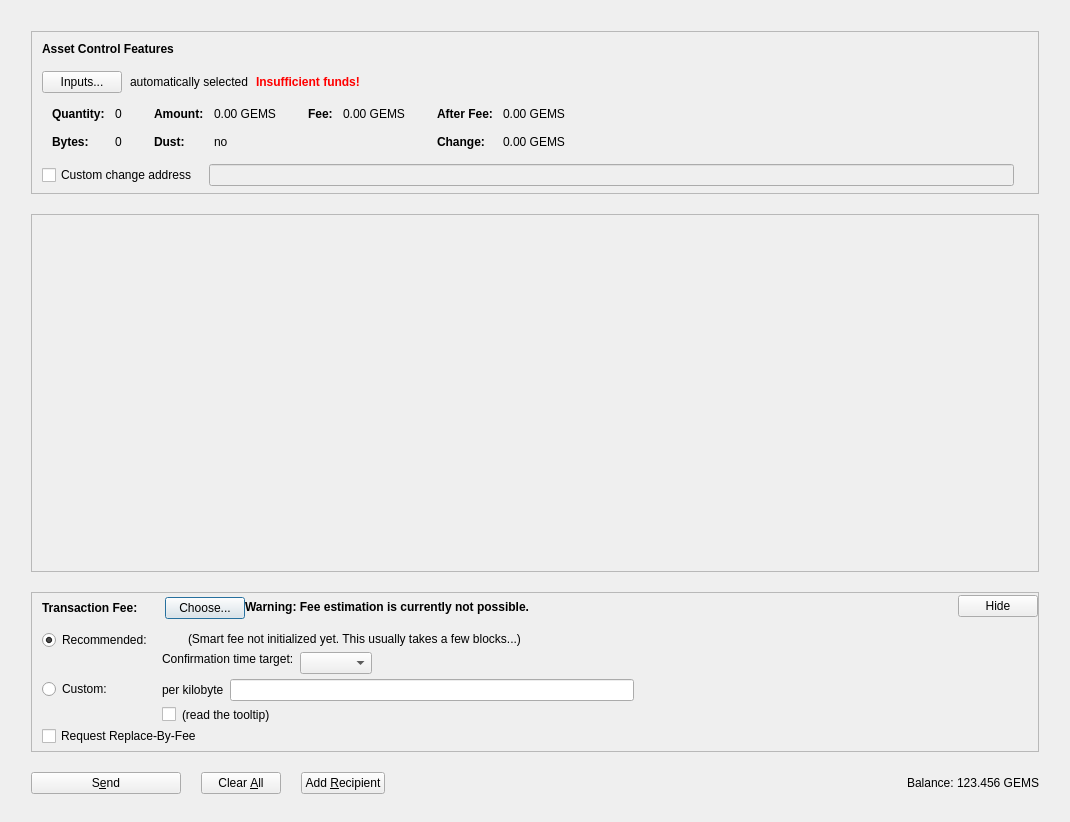
<?xml version="1.0" encoding="UTF-8"?>
<ui version="4.0">
 <class>AssetsDialog</class>
 <widget class="QDialog" name="AssetsDialog">
  <property name="geometry">
   <rect>
    <x>0</x>
    <y>0</y>
    <width>1070</width>
    <height>822</height>
   </rect>
  </property>
  <property name="windowTitle">
   <string>Send Coins</string>
  </property>
  <layout class="QVBoxLayout" name="verticalLayout" stretch="0">
   <property name="bottomMargin">
    <number>8</number>
   </property>
   <item>
    <layout class="QVBoxLayout" name="verticalLayout_3">
     <property name="spacing">
      <number>20</number>
     </property>
     <property name="leftMargin">
      <number>20</number>
     </property>
     <property name="topMargin">
      <number>20</number>
     </property>
     <property name="rightMargin">
      <number>20</number>
     </property>
     <property name="bottomMargin">
      <number>20</number>
     </property>
     <item>
      <widget class="QFrame" name="frameAssetControl">
       <property name="sizePolicy">
        <sizepolicy hsizetype="Expanding" vsizetype="Fixed">
         <horstretch>0</horstretch>
         <verstretch>0</verstretch>
        </sizepolicy>
       </property>
       <property name="maximumSize">
        <size>
         <width>16777215</width>
         <height>16777215</height>
        </size>
       </property>
       <property name="frameShape">
        <enum>QFrame::StyledPanel</enum>
       </property>
       <property name="frameShadow">
        <enum>QFrame::Sunken</enum>
       </property>
       <layout class="QVBoxLayout" name="verticalLayoutAssetControl2">
        <property name="spacing">
         <number>0</number>
        </property>
        <property name="leftMargin">
         <number>0</number>
        </property>
        <property name="topMargin">
         <number>0</number>
        </property>
        <property name="rightMargin">
         <number>0</number>
        </property>
        <property name="bottomMargin">
         <number>6</number>
        </property>
        <item>
         <layout class="QVBoxLayout" name="verticalLayoutAssetControl" stretch="0,0,0,0,1">
          <property name="spacing">
           <number>0</number>
          </property>
          <property name="leftMargin">
           <number>10</number>
          </property>
          <property name="topMargin">
           <number>10</number>
          </property>
          <item>
           <layout class="QHBoxLayout" name="horizontalLayoutAssetControl1">
            <property name="bottomMargin">
             <number>15</number>
            </property>
            <item>
             <widget class="QLabel" name="labelAssetControlFeatures">
              <property name="sizePolicy">
               <sizepolicy hsizetype="Preferred" vsizetype="Maximum">
                <horstretch>0</horstretch>
                <verstretch>0</verstretch>
               </sizepolicy>
              </property>
              <property name="font">
               <font>
                <weight>75</weight>
                <bold>true</bold>
               </font>
              </property>
              <property name="styleSheet">
               <string notr="true">font-weight:bold;</string>
              </property>
              <property name="text">
               <string>Asset Control Features</string>
              </property>
             </widget>
            </item>
           </layout>
          </item>
          <item>
           <layout class="QHBoxLayout" name="horizontalLayoutAssetControl2" stretch="0,0,0,0">
            <property name="spacing">
             <number>8</number>
            </property>
            <property name="bottomMargin">
             <number>10</number>
            </property>
            <item>
             <widget class="QPushButton" name="pushButtonAssetControl">
              <property name="styleSheet">
               <string notr="true"/>
              </property>
              <property name="text">
               <string>Inputs...</string>
              </property>
              <property name="autoDefault">
               <bool>false</bool>
              </property>
             </widget>
            </item>
            <item>
             <widget class="QLabel" name="labelAssetControlAutomaticallySelected">
              <property name="text">
               <string>automatically selected</string>
              </property>
              <property name="margin">
               <number>5</number>
              </property>
             </widget>
            </item>
            <item>
             <widget class="QLabel" name="labelAssetControlInsuffFunds">
              <property name="font">
               <font>
                <weight>75</weight>
                <bold>true</bold>
               </font>
              </property>
              <property name="styleSheet">
               <string notr="true">color:red;font-weight:bold;</string>
              </property>
              <property name="text">
               <string>Insufficient funds!</string>
              </property>
              <property name="margin">
               <number>5</number>
              </property>
             </widget>
            </item>
            <item>
             <spacer name="horizontalSpacerAssetControl">
              <property name="orientation">
               <enum>Qt::Horizontal</enum>
              </property>
              <property name="sizeHint" stdset="0">
               <size>
                <width>40</width>
                <height>1</height>
               </size>
              </property>
             </spacer>
            </item>
           </layout>
          </item>
          <item>
           <widget class="QWidget" name="widgetAssetControl" native="true">
            <property name="sizePolicy">
             <sizepolicy hsizetype="Preferred" vsizetype="Preferred">
              <horstretch>0</horstretch>
              <verstretch>0</verstretch>
             </sizepolicy>
            </property>
            <property name="minimumSize">
             <size>
              <width>0</width>
              <height>0</height>
             </size>
            </property>
            <property name="styleSheet">
             <string notr="true"/>
            </property>
            <layout class="QHBoxLayout" name="horizontalLayoutAssetControl5">
             <property name="leftMargin">
              <number>0</number>
             </property>
             <property name="topMargin">
              <number>0</number>
             </property>
             <property name="rightMargin">
              <number>0</number>
             </property>
             <property name="bottomMargin">
              <number>0</number>
             </property>
             <item>
              <layout class="QHBoxLayout" name="horizontalLayoutAssetControl3" stretch="0,0,0,1">
               <property name="spacing">
                <number>20</number>
               </property>
               <property name="topMargin">
                <number>0</number>
               </property>
               <property name="bottomMargin">
                <number>10</number>
               </property>
               <item>
                <layout class="QFormLayout" name="formLayoutAssetControl1">
                 <property name="horizontalSpacing">
                  <number>10</number>
                 </property>
                 <property name="verticalSpacing">
                  <number>14</number>
                 </property>
                 <property name="leftMargin">
                  <number>10</number>
                 </property>
                 <property name="topMargin">
                  <number>4</number>
                 </property>
                 <property name="rightMargin">
                  <number>6</number>
                 </property>
                 <item row="0" column="0">
                  <widget class="QLabel" name="labelAssetControlQuantityText">
                   <property name="font">
                    <font>
                     <weight>75</weight>
                     <bold>true</bold>
                    </font>
                   </property>
                   <property name="text">
                    <string>Quantity:</string>
                   </property>
                   <property name="margin">
                    <number>0</number>
                   </property>
                  </widget>
                 </item>
                 <item row="0" column="1">
                  <widget class="QLabel" name="labelAssetControlQuantity">
                   <property name="cursor">
                    <cursorShape>IBeamCursor</cursorShape>
                   </property>
                   <property name="contextMenuPolicy">
                    <enum>Qt::ActionsContextMenu</enum>
                   </property>
                   <property name="text">
                    <string notr="true">0</string>
                   </property>
                   <property name="margin">
                    <number>0</number>
                   </property>
                   <property name="textInteractionFlags">
                    <set>Qt::LinksAccessibleByMouse|Qt::TextSelectableByKeyboard|Qt::TextSelectableByMouse</set>
                   </property>
                  </widget>
                 </item>
                 <item row="1" column="0">
                  <widget class="QLabel" name="labelAssetControlBytesText">
                   <property name="font">
                    <font>
                     <weight>75</weight>
                     <bold>true</bold>
                    </font>
                   </property>
                   <property name="text">
                    <string>Bytes:</string>
                   </property>
                  </widget>
                 </item>
                 <item row="1" column="1">
                  <widget class="QLabel" name="labelAssetControlBytes">
                   <property name="cursor">
                    <cursorShape>IBeamCursor</cursorShape>
                   </property>
                   <property name="contextMenuPolicy">
                    <enum>Qt::ActionsContextMenu</enum>
                   </property>
                   <property name="text">
                    <string notr="true">0</string>
                   </property>
                   <property name="textInteractionFlags">
                    <set>Qt::LinksAccessibleByMouse|Qt::TextSelectableByKeyboard|Qt::TextSelectableByMouse</set>
                   </property>
                  </widget>
                 </item>
                </layout>
               </item>
               <item>
                <layout class="QFormLayout" name="formLayoutAssetControl2">
                 <property name="horizontalSpacing">
                  <number>10</number>
                 </property>
                 <property name="verticalSpacing">
                  <number>14</number>
                 </property>
                 <property name="leftMargin">
                  <number>6</number>
                 </property>
                 <property name="topMargin">
                  <number>4</number>
                 </property>
                 <property name="rightMargin">
                  <number>6</number>
                 </property>
                 <item row="0" column="0">
                  <widget class="QLabel" name="labelAssetControlAmountText">
                   <property name="font">
                    <font>
                     <weight>75</weight>
                     <bold>true</bold>
                    </font>
                   </property>
                   <property name="text">
                    <string>Amount:</string>
                   </property>
                   <property name="margin">
                    <number>0</number>
                   </property>
                  </widget>
                 </item>
                 <item row="0" column="1">
                  <widget class="QLabel" name="labelAssetControlAmount">
                   <property name="cursor">
                    <cursorShape>IBeamCursor</cursorShape>
                   </property>
                   <property name="contextMenuPolicy">
                    <enum>Qt::ActionsContextMenu</enum>
                   </property>
                   <property name="text">
                    <string notr="true">0.00 GEMS</string>
                   </property>
                   <property name="textInteractionFlags">
                    <set>Qt::LinksAccessibleByMouse|Qt::TextSelectableByKeyboard|Qt::TextSelectableByMouse</set>
                   </property>
                  </widget>
                 </item>
                 <item row="1" column="0">
                  <widget class="QLabel" name="labelAssetControlLowOutputText">
                   <property name="font">
                    <font>
                     <weight>75</weight>
                     <bold>true</bold>
                    </font>
                   </property>
                   <property name="text">
                    <string>Dust:</string>
                   </property>
                  </widget>
                 </item>
                 <item row="1" column="1">
                  <widget class="QLabel" name="labelAssetControlLowOutput">
                   <property name="cursor">
                    <cursorShape>IBeamCursor</cursorShape>
                   </property>
                   <property name="contextMenuPolicy">
                    <enum>Qt::ActionsContextMenu</enum>
                   </property>
                   <property name="text">
                    <string notr="true">no</string>
                   </property>
                   <property name="textInteractionFlags">
                    <set>Qt::LinksAccessibleByMouse|Qt::TextSelectableByKeyboard|Qt::TextSelectableByMouse</set>
                   </property>
                  </widget>
                 </item>
                </layout>
               </item>
               <item>
                <layout class="QFormLayout" name="formLayoutAssetControl3">
                 <property name="horizontalSpacing">
                  <number>10</number>
                 </property>
                 <property name="verticalSpacing">
                  <number>14</number>
                 </property>
                 <property name="leftMargin">
                  <number>6</number>
                 </property>
                 <property name="topMargin">
                  <number>4</number>
                 </property>
                 <property name="rightMargin">
                  <number>6</number>
                 </property>
                 <item row="0" column="0">
                  <widget class="QLabel" name="labelAssetControlFeeText">
                   <property name="font">
                    <font>
                     <weight>75</weight>
                     <bold>true</bold>
                    </font>
                   </property>
                   <property name="text">
                    <string>Fee:</string>
                   </property>
                   <property name="margin">
                    <number>0</number>
                   </property>
                  </widget>
                 </item>
                 <item row="0" column="1">
                  <widget class="QLabel" name="labelAssetControlFee">
                   <property name="cursor">
                    <cursorShape>IBeamCursor</cursorShape>
                   </property>
                   <property name="contextMenuPolicy">
                    <enum>Qt::ActionsContextMenu</enum>
                   </property>
                   <property name="text">
                    <string notr="true">0.00 GEMS</string>
                   </property>
                   <property name="textInteractionFlags">
                    <set>Qt::LinksAccessibleByMouse|Qt::TextSelectableByKeyboard|Qt::TextSelectableByMouse</set>
                   </property>
                  </widget>
                 </item>
                </layout>
               </item>
               <item>
                <layout class="QFormLayout" name="formLayoutAssetControl4">
                 <property name="horizontalSpacing">
                  <number>10</number>
                 </property>
                 <property name="verticalSpacing">
                  <number>14</number>
                 </property>
                 <property name="leftMargin">
                  <number>6</number>
                 </property>
                 <property name="topMargin">
                  <number>4</number>
                 </property>
                 <property name="rightMargin">
                  <number>6</number>
                 </property>
                 <item row="0" column="0">
                  <widget class="QLabel" name="labelAssetControlAfterFeeText">
                   <property name="font">
                    <font>
                     <weight>75</weight>
                     <bold>true</bold>
                    </font>
                   </property>
                   <property name="text">
                    <string>After Fee:</string>
                   </property>
                   <property name="margin">
                    <number>0</number>
                   </property>
                  </widget>
                 </item>
                 <item row="0" column="1">
                  <widget class="QLabel" name="labelAssetControlAfterFee">
                   <property name="cursor">
                    <cursorShape>IBeamCursor</cursorShape>
                   </property>
                   <property name="contextMenuPolicy">
                    <enum>Qt::ActionsContextMenu</enum>
                   </property>
                   <property name="text">
                    <string notr="true">0.00 GEMS</string>
                   </property>
                   <property name="textInteractionFlags">
                    <set>Qt::LinksAccessibleByMouse|Qt::TextSelectableByKeyboard|Qt::TextSelectableByMouse</set>
                   </property>
                  </widget>
                 </item>
                 <item row="1" column="0">
                  <widget class="QLabel" name="labelAssetControlChangeText">
                   <property name="font">
                    <font>
                     <weight>75</weight>
                     <bold>true</bold>
                    </font>
                   </property>
                   <property name="text">
                    <string>Change:</string>
                   </property>
                  </widget>
                 </item>
                 <item row="1" column="1">
                  <widget class="QLabel" name="labelAssetControlChange">
                   <property name="cursor">
                    <cursorShape>IBeamCursor</cursorShape>
                   </property>
                   <property name="contextMenuPolicy">
                    <enum>Qt::ActionsContextMenu</enum>
                   </property>
                   <property name="text">
                    <string notr="true">0.00 GEMS</string>
                   </property>
                   <property name="textInteractionFlags">
                    <set>Qt::LinksAccessibleByMouse|Qt::TextSelectableByKeyboard|Qt::TextSelectableByMouse</set>
                   </property>
                  </widget>
                 </item>
                </layout>
               </item>
              </layout>
             </item>
            </layout>
           </widget>
          </item>
          <item>
           <layout class="QHBoxLayout" name="horizontalLayoutAssetControl4" stretch="0,0,0">
            <property name="spacing">
             <number>12</number>
            </property>
            <property name="sizeConstraint">
             <enum>QLayout::SetDefaultConstraint</enum>
            </property>
            <property name="topMargin">
             <number>5</number>
            </property>
            <property name="rightMargin">
             <number>5</number>
            </property>
            <item>
             <widget class="QCheckBox" name="checkBoxAssetControlChange">
              <property name="toolTip">
               <string>If this is activated, but the change address is empty or invalid, change will be sent to a newly generated address.</string>
              </property>
              <property name="text">
               <string>Custom change address</string>
              </property>
             </widget>
            </item>
            <item>
             <widget class="QValidatedLineEdit" name="lineEditAssetControlChange">
              <property name="enabled">
               <bool>false</bool>
              </property>
              <property name="sizePolicy">
               <sizepolicy hsizetype="Expanding" vsizetype="Fixed">
                <horstretch>0</horstretch>
                <verstretch>0</verstretch>
               </sizepolicy>
              </property>
             </widget>
            </item>
            <item>
             <widget class="QLabel" name="labelAssetControlChangeLabel">
              <property name="sizePolicy">
               <sizepolicy hsizetype="Preferred" vsizetype="Expanding">
                <horstretch>0</horstretch>
                <verstretch>0</verstretch>
               </sizepolicy>
              </property>
              <property name="minimumSize">
               <size>
                <width>0</width>
                <height>0</height>
               </size>
              </property>
              <property name="text">
               <string/>
              </property>
              <property name="margin">
               <number>3</number>
              </property>
             </widget>
            </item>
           </layout>
          </item>
          <item>
           <spacer name="verticalSpacerAssetControl">
            <property name="orientation">
             <enum>Qt::Vertical</enum>
            </property>
            <property name="sizeHint" stdset="0">
             <size>
              <width>800</width>
              <height>1</height>
             </size>
            </property>
           </spacer>
          </item>
         </layout>
        </item>
       </layout>
      </widget>
     </item>
     <item>
      <widget class="QScrollArea" name="scrollArea">
       <property name="widgetResizable">
        <bool>true</bool>
       </property>
       <widget class="QWidget" name="scrollAreaWidgetContents">
        <property name="geometry">
         <rect>
          <x>0</x>
          <y>0</y>
          <width>1010</width>
          <height>257</height>
         </rect>
        </property>
        <layout class="QVBoxLayout" name="verticalLayout_2" stretch="0,1">
         <property name="leftMargin">
          <number>0</number>
         </property>
         <property name="topMargin">
          <number>0</number>
         </property>
         <property name="rightMargin">
          <number>0</number>
         </property>
         <property name="bottomMargin">
          <number>0</number>
         </property>
         <item>
          <layout class="QVBoxLayout" name="entries">
           <property name="spacing">
            <number>6</number>
           </property>
          </layout>
         </item>
         <item>
          <spacer name="verticalSpacer">
           <property name="orientation">
            <enum>Qt::Vertical</enum>
           </property>
           <property name="sizeType">
            <enum>QSizePolicy::Expanding</enum>
           </property>
           <property name="sizeHint" stdset="0">
            <size>
             <width>20</width>
             <height>100</height>
            </size>
           </property>
          </spacer>
         </item>
        </layout>
       </widget>
      </widget>
     </item>
     <item>
      <widget class="QFrame" name="frameFee">
       <property name="sizePolicy">
        <sizepolicy hsizetype="Expanding" vsizetype="Fixed">
         <horstretch>0</horstretch>
         <verstretch>0</verstretch>
        </sizepolicy>
       </property>
       <property name="maximumSize">
        <size>
         <width>16777215</width>
         <height>16777215</height>
        </size>
       </property>
       <property name="frameShape">
        <enum>QFrame::StyledPanel</enum>
       </property>
       <property name="frameShadow">
        <enum>QFrame::Sunken</enum>
       </property>
       <layout class="QVBoxLayout" name="verticalLayoutFee1">
        <property name="spacing">
         <number>0</number>
        </property>
        <property name="leftMargin">
         <number>0</number>
        </property>
        <property name="topMargin">
         <number>0</number>
        </property>
        <property name="rightMargin">
         <number>0</number>
        </property>
        <property name="bottomMargin">
         <number>0</number>
        </property>
        <item>
         <layout class="QVBoxLayout" name="verticalLayoutFee2" stretch="0,0,0">
          <property name="spacing">
           <number>0</number>
          </property>
          <property name="leftMargin">
           <number>10</number>
          </property>
          <property name="topMargin">
           <number>0</number>
          </property>
          <item>
           <layout class="QHBoxLayout" name="horizontalLayoutFee1">
            <property name="bottomMargin">
             <number>0</number>
            </property>
            <item>
             <layout class="QVBoxLayout" name="verticalLayoutFee7">
              <property name="spacing">
               <number>0</number>
              </property>
              <item>
               <spacer name="verticalSpacerSmartFee">
                <property name="orientation">
                 <enum>Qt::Vertical</enum>
                </property>
                <property name="sizeType">
                 <enum>QSizePolicy::Fixed</enum>
                </property>
                <property name="sizeHint" stdset="0">
                 <size>
                  <width>1</width>
                  <height>4</height>
                 </size>
                </property>
               </spacer>
              </item>
              <item>
               <layout class="QHBoxLayout" name="horizontalLayoutSmartFee">
                <property name="spacing">
                 <number>10</number>
                </property>
                <item>
                 <widget class="QLabel" name="labelFeeHeadline">
                  <property name="sizePolicy">
                   <sizepolicy hsizetype="Preferred" vsizetype="Maximum">
                    <horstretch>0</horstretch>
                    <verstretch>0</verstretch>
                   </sizepolicy>
                  </property>
                  <property name="font">
                   <font>
                    <weight>75</weight>
                    <bold>true</bold>
                   </font>
                  </property>
                  <property name="styleSheet">
                   <string notr="true">font-weight:bold;</string>
                  </property>
                  <property name="text">
                   <string>Transaction Fee:</string>
                  </property>
                 </widget>
                </item>
                <item>
                 <widget class="QLabel" name="labelFeeMinimized">
                  <property name="text">
                   <string/>
                  </property>
                 </widget>
                </item>
                <item>
                 <widget class="QPushButton" name="buttonChooseFee">
                  <property name="text">
                   <string>Choose...</string>
                  </property>
                 </widget>
                </item>
               </layout>
              </item>
              <item>
               <spacer name="verticalSpacer_5">
                <property name="orientation">
                 <enum>Qt::Vertical</enum>
                </property>
                <property name="sizeHint" stdset="0">
                 <size>
                  <width>1</width>
                  <height>1</height>
                 </size>
                </property>
               </spacer>
              </item>
             </layout>
            </item>
            <item>
             <widget class="QLabel" name="fallbackFeeWarningLabel">
              <property name="font">
               <font>
                <weight>75</weight>
                <bold>true</bold>
               </font>
              </property>
              <property name="toolTip">
               <string>Using the fallbackfee can result in sending a transaction that will take several hours or days (or never) to confirm. Consider choosing your fee manually or wait until you have validated the complete chain.</string>
              </property>
              <property name="text">
               <string>Warning: Fee estimation is currently not possible.</string>
              </property>
              <property name="wordWrap">
               <bool>false</bool>
              </property>
             </widget>
            </item>
            <item>
             <spacer name="horizontalSpacer_4">
              <property name="orientation">
               <enum>Qt::Horizontal</enum>
              </property>
              <property name="sizeType">
               <enum>QSizePolicy::MinimumExpanding</enum>
              </property>
              <property name="sizeHint" stdset="0">
               <size>
                <width>40</width>
                <height>20</height>
               </size>
              </property>
             </spacer>
            </item>
            <item>
             <widget class="QPushButton" name="buttonMinimizeFee">
              <property name="toolTip">
               <string>collapse fee-settings</string>
              </property>
              <property name="text">
               <string>Hide</string>
              </property>
             </widget>
            </item>
           </layout>
          </item>
          <item>
           <widget class="QFrame" name="frameFeeSelection">
            <layout class="QVBoxLayout" name="verticalLayoutFee12">
             <property name="spacing">
              <number>0</number>
             </property>
             <property name="leftMargin">
              <number>0</number>
             </property>
             <property name="topMargin">
              <number>0</number>
             </property>
             <property name="rightMargin">
              <number>0</number>
             </property>
             <property name="bottomMargin">
              <number>0</number>
             </property>
             <item>
              <layout class="QGridLayout" name="gridLayoutFee">
               <property name="topMargin">
                <number>10</number>
               </property>
               <property name="bottomMargin">
                <number>4</number>
               </property>
               <property name="horizontalSpacing">
                <number>10</number>
               </property>
               <property name="verticalSpacing">
                <number>4</number>
               </property>
               <item row="1" column="1">
                <layout class="QVBoxLayout" name="verticalLayoutFee8">
                 <property name="spacing">
                  <number>6</number>
                 </property>
                 <item>
                  <layout class="QHBoxLayout" name="horizontalLayoutFee13">
                   <item>
                    <widget class="QLabel" name="labelCustomPerKilobyte">
                     <property name="toolTip">
                      <string>If the custom fee is set to 1000 satoshis and the transaction is only 250 bytes, then &quot;per kilobyte&quot; only pays 250 satoshis in fee, while &quot;total at least&quot; pays 1000 satoshis. For transactions bigger than a kilobyte both pay by kilobyte.</string>
                     </property>
                     <property name="text">
                      <string>per kilobyte</string>
                     </property>
                    </widget>
                   </item>
                   <item>
                    <widget class="GemmaAmountField" name="customFee"/>
                   </item>
                   <item>
                    <spacer name="horizontalSpacer_6">
                     <property name="orientation">
                      <enum>Qt::Horizontal</enum>
                     </property>
                     <property name="sizeHint" stdset="0">
                      <size>
                       <width>1</width>
                       <height>1</height>
                      </size>
                     </property>
                    </spacer>
                   </item>
                  </layout>
                 </item>
                 <item>
                  <layout class="QHBoxLayout" name="horizontalLayoutFee8">
                   <item>
                    <widget class="QCheckBox" name="checkBoxMinimumFee">
                     <property name="toolTip">
                      <string>Paying only the minimum fee is just fine as long as there is less transaction volume than space in the blocks. But be aware that this can end up in a never confirming transaction once there is more demand for gemma transactions than the network can process.</string>
                     </property>
                     <property name="text">
                      <string/>
                     </property>
                    </widget>
                   </item>
                   <item>
                    <widget class="QLabel" name="labelMinFeeWarning">
                     <property name="enabled">
                      <bool>true</bool>
                     </property>
                     <property name="toolTip">
                      <string>Paying only the minimum fee is just fine as long as there is less transaction volume than space in the blocks. But be aware that this can end up in a never confirming transaction once there is more demand for gemma transactions than the network can process.</string>
                     </property>
                     <property name="text">
                      <string>(read the tooltip)</string>
                     </property>
                     <property name="margin">
                      <number>5</number>
                     </property>
                    </widget>
                   </item>
                   <item>
                    <spacer name="horizontalSpacer_2">
                     <property name="orientation">
                      <enum>Qt::Horizontal</enum>
                     </property>
                     <property name="sizeHint" stdset="0">
                      <size>
                       <width>1</width>
                       <height>1</height>
                      </size>
                     </property>
                    </spacer>
                   </item>
                  </layout>
                 </item>
                </layout>
               </item>
               <item row="0" column="0">
                <layout class="QVBoxLayout" name="verticalLayoutFee4" stretch="0,1">
                 <item>
                  <widget class="QRadioButton" name="radioSmartFee">
                   <property name="text">
                    <string>Recommended:</string>
                   </property>
                   <property name="checked">
                    <bool>true</bool>
                   </property>
                   <attribute name="buttonGroup">
                    <string notr="true">groupFee</string>
                   </attribute>
                  </widget>
                 </item>
                 <item>
                  <spacer name="verticalSpacer_2">
                   <property name="orientation">
                    <enum>Qt::Vertical</enum>
                   </property>
                   <property name="sizeHint" stdset="0">
                    <size>
                     <width>1</width>
                     <height>1</height>
                    </size>
                   </property>
                  </spacer>
                 </item>
                </layout>
               </item>
               <item row="1" column="0">
                <layout class="QVBoxLayout" name="verticalLayoutFee9" stretch="0,1">
                 <item>
                  <widget class="QRadioButton" name="radioCustomFee">
                   <property name="text">
                    <string>Custom:</string>
                   </property>
                   <attribute name="buttonGroup">
                    <string notr="true">groupFee</string>
                   </attribute>
                  </widget>
                 </item>
                 <item>
                  <spacer name="verticalSpacer_6">
                   <property name="orientation">
                    <enum>Qt::Vertical</enum>
                   </property>
                   <property name="sizeHint" stdset="0">
                    <size>
                     <width>1</width>
                     <height>1</height>
                    </size>
                   </property>
                  </spacer>
                 </item>
                </layout>
               </item>
               <item row="0" column="1">
                <layout class="QVBoxLayout" name="verticalLayoutFee3" stretch="0,0,1">
                 <property name="spacing">
                  <number>6</number>
                 </property>
                 <property name="topMargin">
                  <number>2</number>
                 </property>
                 <item>
                  <layout class="QHBoxLayout" name="horizontalLayoutFee12">
                   <item>
                    <widget class="QLabel" name="labelSmartFee">
                     <property name="text">
                      <string/>
                     </property>
                     <property name="margin">
                      <number>2</number>
                     </property>
                    </widget>
                   </item>
                   <item>
                    <widget class="QLabel" name="labelFeeEstimation">
                     <property name="text">
                      <string/>
                     </property>
                    </widget>
                   </item>
                   <item>
                    <widget class="QLabel" name="labelSmartFee2">
                     <property name="text">
                      <string>(Smart fee not initialized yet. This usually takes a few blocks...)</string>
                     </property>
                     <property name="margin">
                      <number>2</number>
                     </property>
                    </widget>
                   </item>
                   <item>
                    <spacer name="horizontalSpacer_5">
                     <property name="orientation">
                      <enum>Qt::Horizontal</enum>
                     </property>
                     <property name="sizeHint" stdset="0">
                      <size>
                       <width>1</width>
                       <height>1</height>
                      </size>
                     </property>
                    </spacer>
                   </item>
                  </layout>
                 </item>
                 <item>
                  <layout class="QHBoxLayout" name="horizontalLayoutFee9">
                   <item>
                    <layout class="QVBoxLayout" name="verticalLayoutFee6">
                     <item>
                      <widget class="QLabel" name="labelSmartFee3">
                       <property name="text">
                        <string>Confirmation time target:</string>
                       </property>
                       <property name="margin">
                        <number>2</number>
                       </property>
                      </widget>
                     </item>
                     <item>
                      <spacer name="verticalSpacer_3">
                       <property name="orientation">
                        <enum>Qt::Vertical</enum>
                       </property>
                       <property name="sizeHint" stdset="0">
                        <size>
                         <width>1</width>
                         <height>1</height>
                        </size>
                       </property>
                      </spacer>
                     </item>
                    </layout>
                   </item>
                   <item>
                    <layout class="QVBoxLayout" name="verticalLayoutFee5">
                     <property name="rightMargin">
                      <number>30</number>
                     </property>
                     <item>
                      <layout class="QHBoxLayout" name="horizontalLayoutConfTarget">
                       <property name="bottomMargin">
                        <number>0</number>
                       </property>
                       <item>
                        <widget class="QComboBox" name="confTargetSelector"/>
                       </item>
                       <item>
                        <spacer name="horizontalSpacerConfTarget">
                         <property name="orientation">
                          <enum>Qt::Horizontal</enum>
                         </property>
                         <property name="sizeHint" stdset="0">
                          <size>
                           <width>40</width>
                           <height>20</height>
                          </size>
                         </property>
                        </spacer>
                       </item>
                      </layout>
                     </item>
                    </layout>
                   </item>
                  </layout>
                 </item>
                 <item>
                  <spacer name="verticalSpacer_4">
                   <property name="orientation">
                    <enum>Qt::Vertical</enum>
                   </property>
                   <property name="sizeHint" stdset="0">
                    <size>
                     <width>1</width>
                     <height>1</height>
                    </size>
                   </property>
                  </spacer>
                 </item>
                </layout>
               </item>
              </layout>
             </item>
             <item>
              <widget class="QCheckBox" name="optInRBF">
               <property name="toolTip">
                <string>Indicates that the sender may wish to replace this transaction with a new one paying higher fees (prior to being confirmed).</string>
               </property>
               <property name="text">
                <string>Request Replace-By-Fee</string>
               </property>
              </widget>
             </item>
            </layout>
           </widget>
          </item>
          <item>
           <spacer name="verticalSpacerFee">
            <property name="orientation">
             <enum>Qt::Vertical</enum>
            </property>
            <property name="sizeHint" stdset="0">
             <size>
              <width>40</width>
              <height>5</height>
             </size>
            </property>
           </spacer>
          </item>
         </layout>
        </item>
       </layout>
      </widget>
     </item>
     <item>
      <layout class="QHBoxLayout" name="horizontalLayout">
       <item>
        <widget class="QPushButton" name="sendButton">
         <property name="minimumSize">
          <size>
           <width>150</width>
           <height>0</height>
          </size>
         </property>
         <property name="toolTip">
          <string>Confirm the send action</string>
         </property>
         <property name="text">
          <string>S&amp;end</string>
         </property>
         <property name="icon">
          <iconset resource="../gemma.qrc">
           <normaloff>:/icons/send</normaloff>:/icons/send</iconset>
         </property>
         <property name="autoDefault">
          <bool>false</bool>
         </property>
         <property name="default">
          <bool>false</bool>
         </property>
        </widget>
       </item>
       <item>
        <widget class="QPushButton" name="clearButton">
         <property name="sizePolicy">
          <sizepolicy hsizetype="Minimum" vsizetype="Fixed">
           <horstretch>0</horstretch>
           <verstretch>0</verstretch>
          </sizepolicy>
         </property>
         <property name="toolTip">
          <string>Clear all fields of the form.</string>
         </property>
         <property name="text">
          <string>Clear &amp;All</string>
         </property>
         <property name="icon">
          <iconset resource="../gemma.qrc">
           <normaloff>:/icons/remove</normaloff>:/icons/remove</iconset>
         </property>
         <property name="autoDefault">
          <bool>false</bool>
         </property>
        </widget>
       </item>
       <item>
        <widget class="QPushButton" name="addButton">
         <property name="toolTip">
          <string>Transfer to multiple recipients at once</string>
         </property>
         <property name="text">
          <string>Add &amp;Recipient</string>
         </property>
         <property name="icon">
          <iconset resource="../gemma.qrc">
           <normaloff>:/icons/add</normaloff>:/icons/add</iconset>
         </property>
         <property name="autoDefault">
          <bool>false</bool>
         </property>
        </widget>
       </item>
       <item>
        <spacer name="horizontalSpacer">
         <property name="orientation">
          <enum>Qt::Horizontal</enum>
         </property>
         <property name="sizeHint" stdset="0">
          <size>
           <width>40</width>
           <height>20</height>
          </size>
         </property>
        </spacer>
       </item>
       <item>
        <layout class="QHBoxLayout" name="horizontalLayout_2">
         <property name="spacing">
          <number>3</number>
         </property>
         <item>
          <widget class="QLabel" name="label">
           <property name="sizePolicy">
            <sizepolicy hsizetype="Preferred" vsizetype="Fixed">
             <horstretch>0</horstretch>
             <verstretch>0</verstretch>
            </sizepolicy>
           </property>
           <property name="text">
            <string>Balance:</string>
           </property>
          </widget>
         </item>
         <item>
          <widget class="QLabel" name="labelBalance">
           <property name="sizePolicy">
            <sizepolicy hsizetype="Preferred" vsizetype="Fixed">
             <horstretch>0</horstretch>
             <verstretch>0</verstretch>
            </sizepolicy>
           </property>
           <property name="cursor">
            <cursorShape>IBeamCursor</cursorShape>
           </property>
           <property name="text">
            <string notr="true">123.456 GEMS</string>
           </property>
           <property name="textInteractionFlags">
            <set>Qt::LinksAccessibleByMouse|Qt::TextSelectableByKeyboard|Qt::TextSelectableByMouse</set>
           </property>
          </widget>
         </item>
        </layout>
       </item>
      </layout>
     </item>
    </layout>
   </item>
  </layout>
 </widget>
 <customwidgets>
  <customwidget>
   <class>QValidatedLineEdit</class>
   <extends>QLineEdit</extends>
   <header>qvalidatedlineedit.h</header>
  </customwidget>
  <customwidget>
   <class>GemmaAmountField</class>
   <extends>QLineEdit</extends>
   <header>gemmaamountfield.h</header>
   <container>1</container>
  </customwidget>
 </customwidgets>
 <resources>
  <include location="../gemma.qrc"/>
 </resources>
 <connections/>
 <buttongroups>
  <buttongroup name="groupFee"/>
 </buttongroups>
</ui>
